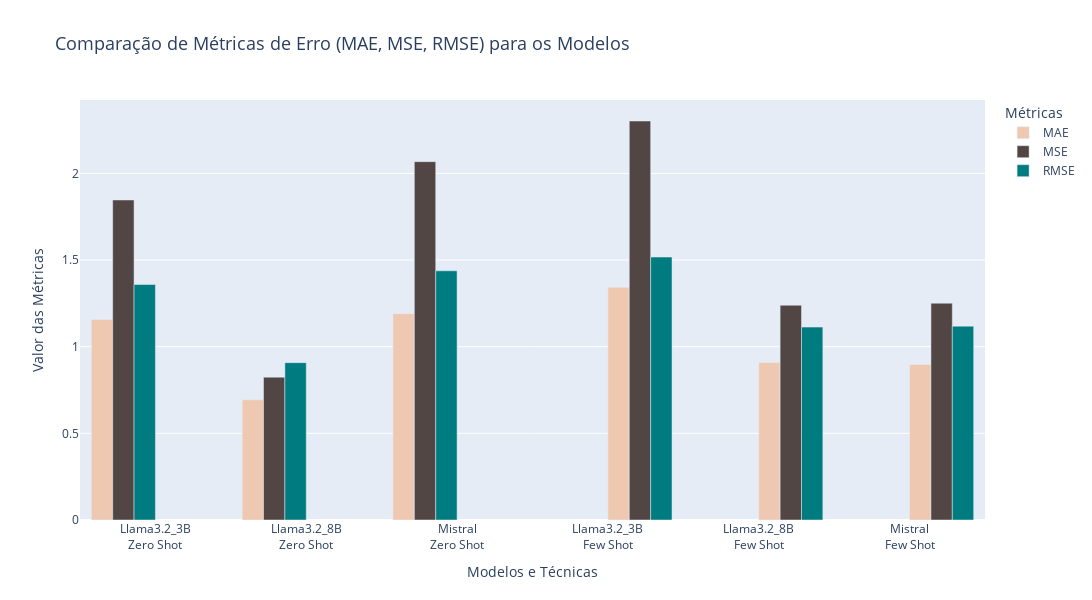

Here is the notebook cell this chart was saved with:
### Code cell
import plotly.graph_objects as go
import pandas as pd

data = {
    'MAE': [1.15675, 0.69350, 1.19050, 1.34300, 0.90825, 0.89775],
    'MSE': [1.846875, 0.824350, 2.067950, 2.302550, 1.239225, 1.251125],
    'RMSE': [1.358998, 0.907937, 1.438037, 1.517416, 1.113205, 1.118537]
}

models = ['Llama3.2_3B', 'Llama3.2_8B', 'Mistral', 
          'Llama3.2_3B', 'Llama3.2_8B', 'Mistral']

techniques = ['Zero Shot', 'Zero Shot', 'Zero Shot', 
              'Few Shot', 'Few Shot', 'Few Shot']

comparison_df = pd.DataFrame(data, index=models)

colors = ['#efc8b1', '#514644', '#007B7F'] 

fig = go.Figure()


fig.add_trace(go.Bar(
    x=[f"{model}<br>{technique}" for model, technique in zip(models[:3], ['Zero Shot']*3)],  
    y=comparison_df['MAE'][:3],
    name='MAE',
    marker_color=colors[0]
))
fig.add_trace(go.Bar(
    x=[f"{model}<br>{technique}" for model, technique in zip(models[:3], ['Zero Shot']*3)],  
    y=comparison_df['MSE'][:3],
    name='MSE',
    marker_color=colors[1]
))
fig.add_trace(go.Bar(
    x=[f"{model}<br>{technique}" for model, technique in zip(models[:3], ['Zero Shot']*3)],  
    y=comparison_df['RMSE'][:3],
    name='RMSE',
    marker_color=colors[2]
))

fig.add_trace(go.Bar(
    x=[f"{model}<br>{technique}" for model, technique in zip(models[3:], ['Few Shot']*3)],  
    y=comparison_df['MAE'][3:],
    showlegend=False, 
    marker_color=colors[0]
))
fig.add_trace(go.Bar(
    x=[f"{model}<br>{technique}" for model, technique in zip(models[3:], ['Few Shot']*3)],  
    y=comparison_df['MSE'][3:],
    showlegend=False,  
    marker_color=colors[1]
))
fig.add_trace(go.Bar(
    x=[f"{model}<br>{technique}" for model, technique in zip(models[3:], ['Few Shot']*3)],  
    y=comparison_df['RMSE'][3:],
    showlegend=False,  
    marker_color=colors[2]
))

fig.update_layout(
    barmode='group',  
    title='Comparação de Métricas de Erro (MAE, MSE, RMSE) para os Modelos',
    xaxis_title='Modelos e Técnicas',
    yaxis_title='Valor das Métricas',
    legend_title='Métricas',
    title_font_size=18,
    xaxis_tickangle=0,  
    xaxis=dict(
        tickmode='array', 
        tickvals=list(range(len(models))),  
        ticktext=[f"{model}<br>{technique}" for model, technique in zip(models, techniques)] 
    ),
    font=dict(size=12),
    width=1100,
    height=600,
    bargap=0.15,  
    bargroupgap=0
)

fig.show()

### Figure 1 — Plotly figure (JSON) as saved in the notebook; plotly's stock layout.template omitted (floating-point values rounded to 4 significant figures)
{"data": [{"marker": {"color": "#efc8b1"}, "name": "MAE", "type": "bar", "x": ["Llama3.2_3B<br>Zero Shot", "Llama3.2_8B<br>Zero Shot", "Mistral<br>Zero Shot"], "y": [1.157, 0.6935, 1.19]}, {"marker": {"color": "#514644"}, "name": "MSE", "type": "bar", "x": ["Llama3.2_3B<br>Zero Shot", "Llama3.2_8B<br>Zero Shot", "Mistral<br>Zero Shot"], "y": [1.847, 0.8244, 2.068]}, {"marker": {"color": "#007B7F"}, "name": "RMSE", "type": "bar", "x": ["Llama3.2_3B<br>Zero Shot", "Llama3.2_8B<br>Zero Shot", "Mistral<br>Zero Shot"], "y": [1.359, 0.9079, 1.438]}, {"marker": {"color": "#efc8b1"}, "showlegend": false, "type": "bar", "x": ["Llama3.2_3B<br>Few Shot", "Llama3.2_8B<br>Few Shot", "Mistral<br>Few Shot"], "y": [1.343, 0.9083, 0.8978]}, {"marker": {"color": "#514644"}, "showlegend": false, "type": "bar", "x": ["Llama3.2_3B<br>Few Shot", "Llama3.2_8B<br>Few Shot", "Mistral<br>Few Shot"], "y": [2.303, 1.239, 1.251]}, {"marker": {"color": "#007B7F"}, "showlegend": false, "type": "bar", "x": ["Llama3.2_3B<br>Few Shot", "Llama3.2_8B<br>Few Shot", "Mistral<br>Few Shot"], "y": [1.517, 1.113, 1.119]}], "layout": {"bargap": 0.15, "bargroupgap": 0, "barmode": "group", "font": {"size": 12}, "height": 600, "legend": {"title": {"text": "Métricas"}}, "title": {"font": {"size": 18}, "text": "Comparação de Métricas de Erro (MAE, MSE, RMSE) para os Modelos"}, "width": 1100, "xaxis": {"tickangle": 0, "tickmode": "array", "ticktext": ["Llama3.2_3B<br>Zero Shot", "Llama3.2_8B<br>Zero Shot", "Mistral<br>Zero Shot", "Llama3.2_3B<br>Few Shot", "Llama3.2_8B<br>Few Shot", "Mistral<br>Few Shot"], "tickvals": [0, 1, 2, 3, 4, 5], "title": {"text": "Modelos e Técnicas"}}, "yaxis": {"title": {"text": "Valor das Métricas"}}}}
